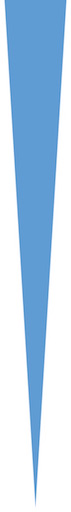
//> input picture image-processing/rgb/experimental/template_matching/template.jpg, 71 x 512 px
$ ./match_icicles template.jpg   (built with g++ and OpenCV 4)
//> lines starting //> are read from the running program, lines starting //| are printed output that depends on the picture; after the words box and inside, x2 and y2 are one past the last pixel; in counts of white or black regions, pixels touching at a corner belong together

#include "opencv2/core/core.hpp"
#include "opencv2/highgui/highgui.hpp"
#include "opencv2/imgproc/imgproc.hpp"

#include <iostream>

using namespace cv;
using namespace std;

void LoadAndCreateEdgesImage(bool blur, const char* filename, Mat* original, Mat* edges);
void PerformTemplateMatching(const Mat& templ, const Mat& detect_templ, Mat* detect);
void DrawShadedRectangle(const Point& max, double scalar, const Mat& templ, Mat* detect);

const char kTemplateName[] = "template.jpg";
const char kTemplateWindowName[] = "Template";
const char kTemplateEdgesWindowName[] = "Template Edges";

const char kDetectWindowName[] = "Source with Matched Template";
const char kDetectEdgesWindowName[] = "Source Edges";

const double kThreshold = 1500000;

int main(int argc, char* argv[]) {
    // First create an icicle template from the image of a single icicle.
    Mat icicle_template;
    Mat template_edges;
    LoadAndCreateEdgesImage(false, kTemplateName, &icicle_template, &template_edges);
    // Display the images for the template and it's edges.
    namedWindow(kTemplateWindowName, WINDOW_AUTOSIZE);
    imshow(kTemplateWindowName, icicle_template);
    namedWindow(kTemplateEdgesWindowName, WINDOW_AUTOSIZE);
    imshow(kTemplateEdgesWindowName, template_edges);

    if (argc != 2) {
        cout << "usage: " << argv[0] << " <filename>\n";
        return -1;
    }
    Mat detect;
    Mat detect_edges;
    LoadAndCreateEdgesImage(
            true, argv[1], &detect, &detect_edges);
    // Display the images for the source after template matching.
    PerformTemplateMatching(template_edges, detect_edges, &detect);
    namedWindow(kDetectEdgesWindowName, WINDOW_AUTOSIZE);
    imshow(kDetectEdgesWindowName, detect_edges);
    namedWindow(kDetectWindowName, WINDOW_AUTOSIZE);
    imshow(kDetectWindowName, detect);
    // Wait for the user to end the program.
    waitKey(0);
}

// Loads the template image and performs edge detection to create the template.
void LoadAndCreateEdgesImage(bool blur, const char* filename, Mat* original, Mat* edges) {
//> called with blur = false, filename = "template.jpg"
    Mat& orig = *original;
    orig = imread(filename);
//> orig is the input picture: 512 rows x 71 cols, CV_8UC3; mean B, G, R 235.8, 211.9, 185.5
    if (blur) {
        GaussianBlur(orig, orig, Size(7, 7), 0, 0 );
    }
    // Convert color to greyscale.
    Mat& edg = *edges;
    cvtColor(orig, edg, CV_BGR2GRAY);
    // Find edges in the template image, using Canny edge detection algorithm.
    Canny(edg, edg, 100, 200, 3, true);
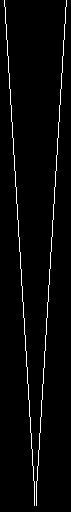
//> edg: 512 rows x 71 cols, CV_8UC1; 2.8% white in thin lines or dots, all inside (x1, y1, x2, y2) = (4, 0, 67, 506)
//> call 2 of LoadAndCreateEdgesImage, with blur = true, filename = "template.jpg"
//> in LoadAndCreateEdgesImage (call 2), `cvtColor(orig, edg, CV_BGR2GRAY);`:
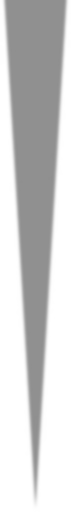
//> edg: 512 rows x 71 cols, CV_8UC1; min 143, max 255, mean 206.8
//> in LoadAndCreateEdgesImage (call 2), `Canny(edg, edg, 100, 200, 3, true);`:
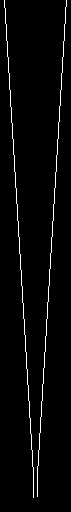
//> edg: 512 rows x 71 cols, CV_8UC1; 2.7% white in thin lines or dots, all inside (x1, y1, x2, y2) = (4, 0, 67, 498)
}

void PerformTemplateMatching(const Mat& templ, const Mat& detect_templ, Mat* detect) {
    Mat resized_templ;
    Mat result;
    // Compute max scale value.
    double max_scale = detect_templ.size().height / (double) templ.size().height;
//> max_scale = 1
    double max_correlation_value = 0.0;
    Point max_correlation_location;
    double max_correlation_scalar = 0.0;
    for (double scale = max_scale; scale > 0.1; scale -= 0.025) {
        resize(templ, resized_templ, Size(), scale, scale);
        // Make sure the resized template does not exceed the frame size width.
        if (resized_templ.size().width > detect_templ.size().width) {
            continue;
        }
        // Perform correlation coefficient template matching.
        matchTemplate(detect_templ, resized_templ, result, CV_TM_CCOEFF);
        double current_max_value; Point current_max_location;
        // Get the maximum value and its location.
        minMaxLoc(result, NULL,
                  &current_max_value, NULL, &current_max_location);

        if (current_max_value > kThreshold) {
            DrawShadedRectangle(current_max_location, scale, templ, detect);
        }

        // Record new globabl maximum if found.
        if (current_max_value > max_correlation_value) {
            max_correlation_value = current_max_value;
            max_correlation_location = current_max_location;
            max_correlation_scalar = scale;
        }
    }
//> this loop made 36 passes
//> (result, current_max_value, max_correlation_value, max_correlation_location) on pass 1: ([58216896], 58216896, 58216896, Point(0, 0))
//> (current_max_value, current_max_location) on passes 2 to 7: (35685124, Point(1, 11)), (34098504, Point(2, 24)), (29945608, Point(3, 38)), (24812384, Point(4, 51)), (24797168, Point(4, 64)), (27111000, Point(5, 77))
//> pass 1, in DrawShadedRectangle, `addWeighted(color, alpha, rect, 1.0 - alpha , 0.0, rect);`:
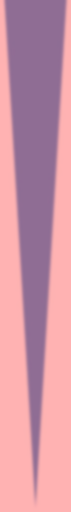
//> rect: 512 rows x 71 cols, CV_8UC3; mean B, G, R 164.9, 148.1, 206.4
//> pass 2, in DrawShadedRectangle (call 2), `addWeighted(color, alpha, rect, 1.0 - alpha , 0.0, rect);`:
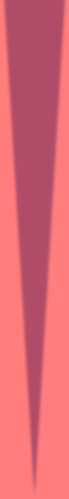
//> rect: 499 rows x 69 cols, CV_8UC3; mean B, G, R 115.7, 103.5, 220.7
//> after the loop:
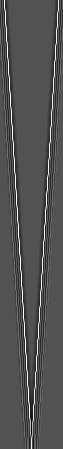
//> result: 449 rows x 63 cols, CV_32FC1; min -201506.7, max 420693.4, mean 25.5; drawn with min black and max white
//> after the loop:
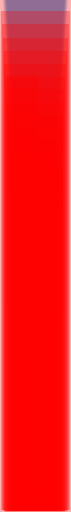
//> detect: 512 rows x 71 cols, CV_8UC3; mean B, G, R 26.7, 24.1, 247.5
//> after the loop, max_correlation_value = 58216896; max_correlation_scalar = 1

    cout << "Max correlation value: " << max_correlation_value << endl;
//| Max correlation value: 5.82169e+07
}

void DrawShadedRectangle(const Point& max, double scalar, const Mat& templ, Mat* detect) {
    Point end;
    end.x = templ.size().width * scalar;
    end.y = templ.size().height * scalar;
    Mat rect = (*detect)(Rect(
        max.x, max.y, end.x, end.y));
    Mat color(rect.size(), CV_8UC3, cv::Scalar(0, 0, 255));
    double alpha = 0.3;
    addWeighted(color, alpha, rect, 1.0 - alpha , 0.0, rect);
}
